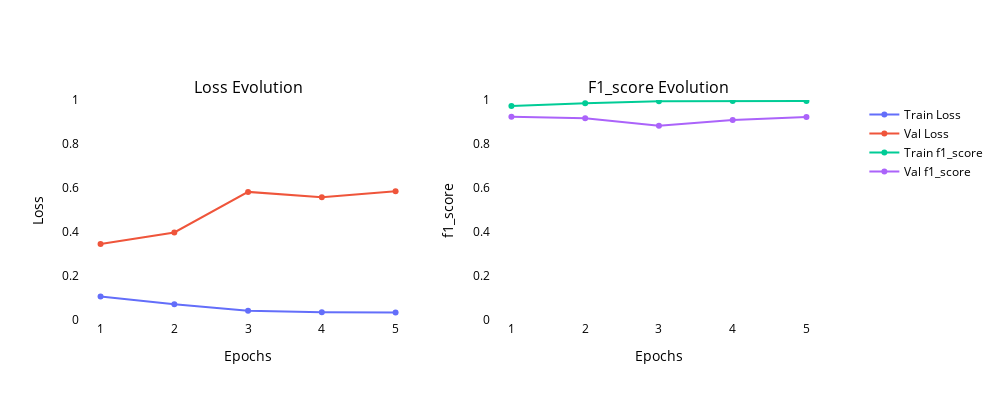

Notebook source saved alongside this figure:
### Markdown cell above
Al haberse discutido en detalle la arquitectura anteriormente, únicamente cabe destacar los valores finales elegidos. En la capa de embeddings se cumple con las restricciones exigidas de 60 palabras y embeddigns de tamaño 100. Asimomsp se pbnserva que las redes son relativamente pequeñas hasta la bi-GRU la cual es por lo menos 30 veces mayor que las anteriores. En el caso de las densas se reduce a 64 a mendida que se aproxima a la salida. En este caso, se suponía a priori que sería necesario una red neuronal más compleja. Aunque los gráficos de entrenamiento de validación y loss únicamente recogen los últimos valores de entrenamitno se puede observar como el valor de f1 en el entrenamiento ya se encuentra en valores unitarios y elo valor de validación se encuentra poir debajo pero muy próximo. En repetidas pruebas se ha podido comprobar que incrementar los epochs no mejora el secoring en validación.

### Code cell
# Plot the training history
plot_training_history(history)

### Figure 1 — Plotly figure (JSON) as saved in the notebook; plotly's stock layout.template omitted (floating-point values rounded to 4 significant figures)
{"data": [{"mode": "lines+markers", "name": "Train Loss", "type": "scatter", "x": [1, 2, 3, 4, 5], "xaxis": "x", "y": [0.1064, 0.0711, 0.04229, 0.03544, 0.03466], "yaxis": "y"}, {"mode": "lines+markers", "name": "Val Loss", "type": "scatter", "x": [1, 2, 3, 4, 5], "xaxis": "x", "y": [0.3453, 0.3981, 0.5823, 0.5583, 0.585], "yaxis": "y"}, {"mode": "lines+markers", "name": "Train f1_score", "type": "scatter", "x": [1, 2, 3, 4, 5], "xaxis": "x2", "y": [0.9732, 0.9854, 0.9939, 0.9956, 0.9951], "yaxis": "y2"}, {"mode": "lines+markers", "name": "Val f1_score", "type": "scatter", "x": [1, 2, 3, 4, 5], "xaxis": "x2", "y": [0.9243, 0.9175, 0.8828, 0.9091, 0.9233], "yaxis": "y2"}], "layout": {"annotations": [{"font": {"size": 16}, "showarrow": false, "text": "Loss Evolution", "x": 0.225, "xanchor": "center", "xref": "paper", "y": 1, "yanchor": "bottom", "yref": "paper"}, {"font": {"size": 16}, "showarrow": false, "text": "F1_score Evolution", "x": 0.775, "xanchor": "center", "xref": "paper", "y": 1, "yanchor": "bottom", "yref": "paper"}], "font": {"color": "black"}, "height": 400, "hovermode": "x unified", "legend": {"orientation": "v", "x": 1.05, "y": 1}, "paper_bgcolor": "rgba(0,0,0,0)", "plot_bgcolor": "rgba(0,0,0,0)", "showlegend": true, "width": 1000, "xaxis": {"anchor": "y", "domain": [0, 0.45], "tickfont": {"color": "black"}, "title": {"font": {"color": "black"}, "text": "Epochs"}}, "xaxis2": {"anchor": "y2", "domain": [0.55, 1], "tickfont": {"color": "black"}, "title": {"font": {"color": "black"}, "text": "Epochs"}}, "yaxis": {"anchor": "x", "domain": [0, 1], "range": [0, 1], "tickfont": {"color": "black"}, "title": {"font": {"color": "black"}, "text": "Loss"}}, "yaxis2": {"anchor": "x2", "domain": [0, 1], "range": [0, 1], "tickfont": {"color": "black"}, "title": {"font": {"color": "black"}, "text": "f1_score"}}}}
